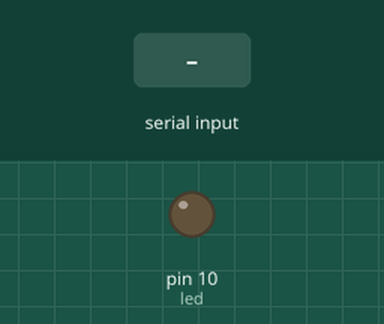
Bench run of a sketch on a simulated Arduino Uno, built with avr-gcc and run on an emulated ATmega328P. On the bench: output pins drawn as LEDs (lit = HIGH). The test bench sets the inputs (shaded band).

Above: at 1.2 s.
1.3 s: "1" received over Serial
At 1.8 s:
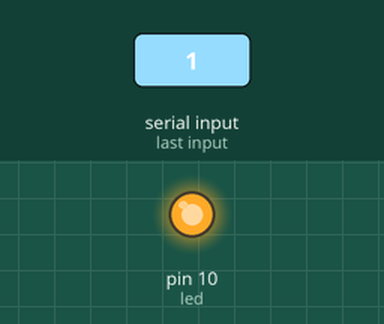
2.8 s: "0" received over Serial
At 4.2 s:
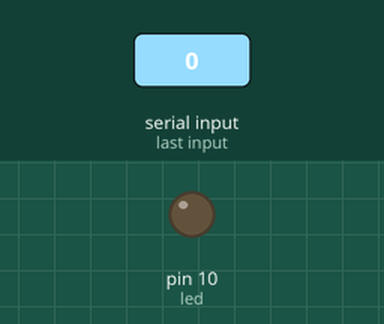
Timing chart, 0 to 5.8 s (numbered marks = the images above; inputs shaded):
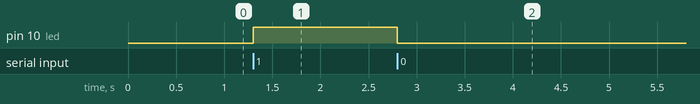

The sketch:

b02_serial_communication.ino
```cpp
/**
 * Serial Communication
 * 2. 시리얼 통신을 통하여 모듈 제어해보기
 */

int led = 10;

void setup() {
  Serial.begin(9600);
  pinMode(led, OUTPUT);
}

void loop() {
  if (Serial.available()) {
    char cmd = Serial.read();
    if (cmd == '0') digitalWrite(led, LOW);
    else if (cmd == '1') digitalWrite(led, HIGH);
  }
}
```

Measured:
- after the input at 1.3 s, pin 10 (led): LOW → HIGH at once
- after the input at 2.8 s, pin 10 (led): HIGH → LOW at once
